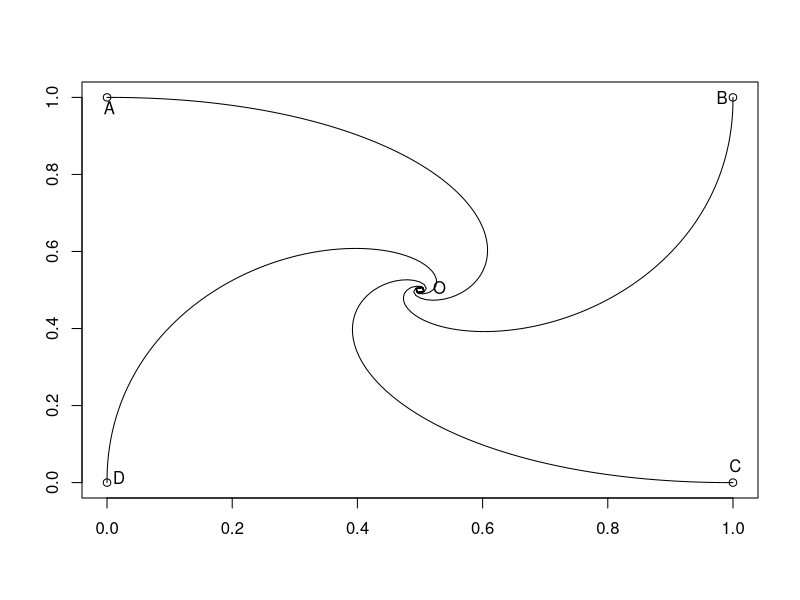

Source code (R):
plot(c(0,1,1,0), c(0,0,1,1), xlab =" ", ylab = " ")
text(0, 1, labels="A", adj=c( 0.3, 1.3))
text(1, 1, labels="B", adj=c( 1.5, 0.5))
text(1, 0, labels="C", adj=c( 0.3, -0.8))
text(0, 0, labels="D", adj=c(-0.5, 0.1))
points(0.5,0.5); text(0.5, 0.5, labels="O", adj=c(-1.0, 0.3))

delta_t<-0.01; n=110
x<-matrix(0, nrow=5, ncol=n); x[,1]<-c(0,1,1,0,0)
y<-matrix(0, nrow=5, ncol=n); y[,1]<-c(1,1,0,0,1)
d<-c(0,0,0,0)
for (j in 1:(n-1)){
   for (i in 1:4){
      d[i] <-sqrt((x[i+1, j]-x[i,j])^2+(y[i+1, j]-y[i,j])^2) 
      x[i,j+1]<-x[i,j]+delta_t*(x[i+1,j]-x[i,j])/d[i]
      y[i,j+1]<-y[i,j]+delta_t*(y[i+1,j]-y[i,j])/d[i]
   }
   x[5,j+1]<-x[1, j+1]; y[5, j+1]<-y[1, j+1]
}
for (i in 1:4) lines(x[i,], y[i,])


